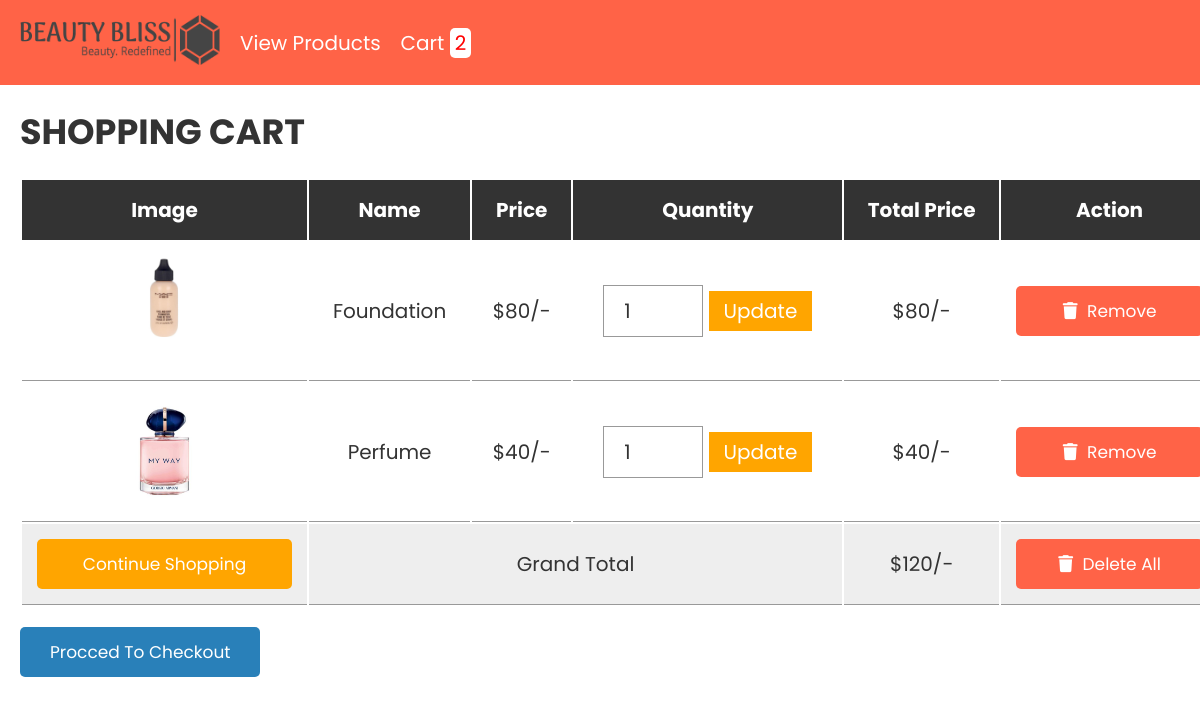
Screenshot of /user/user-Cart/cart.php with the database file from the repository.
### tables this page shows
CREATE TABLE IF NOT EXISTS `cart` (
  `id` int(255) NOT NULL AUTO_INCREMENT,
  `name` varchar(255) NOT NULL,
  `price` varchar(255) NOT NULL,
  `image` varchar(255) NOT NULL,
  `quantity` int(255) NOT NULL,
  PRIMARY KEY (`id`)
);

### user/user-Cart/cart.php (the view, shortened to what this page needs)
<?php
@include 'Adminconfig.php';
?>
<!DOCTYPE html>
<html lang="en">
<head>
   <link rel="stylesheet" href="https://cdnjs.cloudflare.com/ajax/libs/font-awesome/6.0.0/css/all.min.css">
   <link rel="stylesheet" href="Adminstyle.css">
</head>
<body>
<?php include 'header.php'; ?>
<div class="container">
<section class="shopping-cart">
   <h1 class="heading">shopping cart</h1>
   <table>
      <thead>
         <th>image</th>
         <th>name</th>
         <th>price</th>
         <th>quantity</th>
         <th>total price</th>
         <th>action</th>
      </thead>
      <tbody>
         <?php
         $select_cart = mysqli_query($conn, "SELECT * FROM `cart`");
         $grand_total = 0;
         if(mysqli_num_rows($select_cart) > 0){
            while($fetch_cart = mysqli_fetch_assoc($select_cart)){
         ?>
         <tr>
            <td><img src="uploaded_img/<?php echo $fetch_cart['image']; ?>" height="100" alt=""></td>
            <td><?php echo $fetch_cart['name']; ?></td>
            <td>$<?php echo number_format($fetch_cart['price']); ?>/-</td>
            <td>
               <form action="" method="post">
                  <input type="number" name="update_quantity" min="1"  value="<?php echo $fetch_cart['quantity']; ?>" >
                  <input type="submit" value="update" name="update_update_btn">
               </form>
            </td>
            <td>$<?php echo $sub_total = number_format($fetch_cart['price'] * $fetch_cart['quantity']); ?>/-</td>
            <td><a href="cart.php?remove=<?php echo $fetch_cart['id']; ?>" onclick="return confirm('remove item from cart?')" class="delete-btn"> <i class="fas fa-trash"></i> remove</a></td>
         </tr>
         <?php
           $grand_total += $sub_total;
            };
         };
         ?>
         <tr class="table-bottom">
            <td><a href="products.php" class="option-btn" style="margin-top: 0;">continue shopping</a></td>
            <td colspan="3">grand total</td>
            <td>$<?php echo $grand_total; ?>/-</td>
            <td><a href="cart.php?delete_all" onclick="return confirm('are you sure you want to delete all?');" class="delete-btn"> <i class="fas fa-trash"></i> delete all </a></td>
         </tr>
      </tbody>
   </table>
   <div class="checkout-btn">
      <a href="checkout.php" class="btn <?= ($grand_total > 1)?'':'disabled'; ?>">procced to checkout</a>
   </div>
</section>
</div>
</body>
</html>

### user/user-Cart/Adminstyle.css (style rules this page uses)
:root { --blue:#2980b9; --red:tomato; --orange:orange; --black:#333; --white:#fff; --bg-color:#eee; --dark-bg:rgba(0,0,0,.7); --box-shadow:0 .5rem 1rem rgba(0,0,0,.1); --border:.1rem solid #999; --purple:#807dbc; }
* { font-family: 'Poppins', sans-serif; margin:0; padding:0; box-sizing: border-box; outline: none; border:none; text-decoration: none; text-transform: capitalize; }
html { font-size: 62.5%; overflow-x: hidden; }
.container { max-width: 1200px; margin:0 auto; }
section { padding:2rem; }
.heading { text-align: center; font-size: 3.5rem; text-transform: uppercase; color:var(--black); margin-bottom: 2rem; }
.btn, .option-btn, .delete-btn { display: block; width: 100%; text-align: center; background-color: var(--blue); color:var(--white); font-size: 1.7rem; padding:1.2rem 3rem; border-radius: .5rem; cursor: pointer; margin-top: 1rem; }
.option-btn i, .delete-btn i { padding-right: .5rem; }
.option-btn { background-color: var(--orange); }
.delete-btn { margin-top: 0; background-color: var(--red); }
.shopping-cart table { text-align: center; width: 100%; }
.shopping-cart table thead th { padding:1.5rem; font-size: 2rem; color:var(--white); background-color: var(--black); }
.shopping-cart table tr td { border-bottom: var(--border); padding:1.5rem; font-size: 2rem; color:var(--black); }
.shopping-cart table input[type="number"] { border: var(--border); padding:1rem 2rem; font-size: 2rem; color:var(--black); width: 10rem; }
.shopping-cart table input[type="submit"] { padding:.5rem 1.5rem; cursor: pointer; font-size: 2rem; background-color: var(--orange); color:var(--white); }
.shopping-cart table .table-bottom { background-color: var(--bg-color); }
.shopping-cart .checkout-btn { text-align: center; margin-top: 1rem; }
.shopping-cart .checkout-btn a { display: inline-block; width: auto; }
@media (max-width:1200px) { .shopping-cart { overflow-x: scroll; } }
@media (max-width:1200px) { .shopping-cart table { width: 120rem; } }
@media (max-width:1200px) { .shopping-cart .heading { text-align: left; } }
@media (max-width:1200px) { .shopping-cart .checkout-btn { text-align: left; } }

### rows the page displays
cart: image (picture), name "Foundation", price "80", update_quantity "1"
cart: image (picture), name "Perfume", price "40", update_quantity "1"

### other values shown
$row_count "2"
$grand_total "120"
